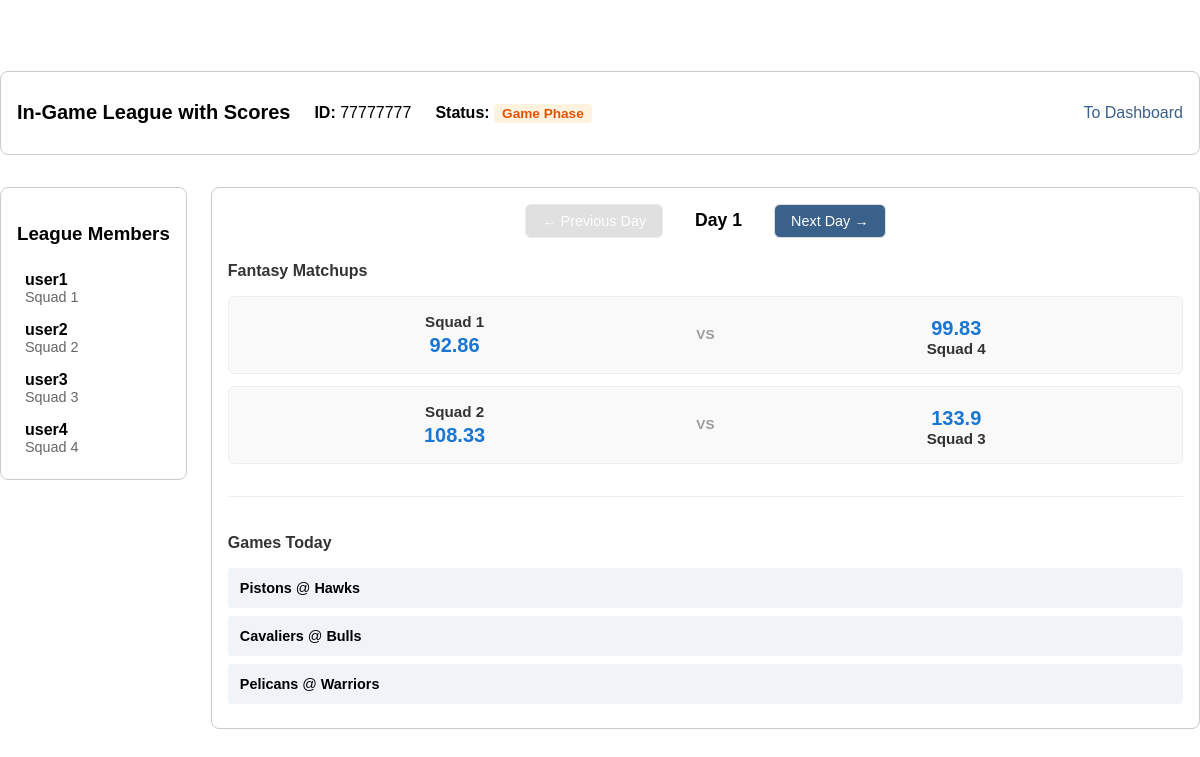
/league/77777777?day=1, run on the app's committed database.
### tables this page shows
CREATE TABLE PlayerLeague (
    LID INTEGER PRIMARY KEY,
    draftType TEXT,
    leagueName TEXT,
    ownerAccount INTEGER,
    status TEXT DEFAULT 'initial', current_day INTEGER DEFAULT 1, -- 'initial', 'draft', 'final'
    FOREIGN KEY (ownerAccount) REFERENCES PlayerAccount(accountID)
);

CREATE TABLE PlayerTeam (
    teamID INTEGER PRIMARY KEY,
    LID INTEGER,
    accountID INTEGER,
    teamName TEXT,
    FOREIGN KEY (LID) REFERENCES PlayerLeague(LID),
    FOREIGN KEY (accountID) REFERENCES PlayerAccount(accountID)
);

CREATE TABLE PlayerAccount (
    accountID INTEGER PRIMARY KEY,
    username TEXT UNIQUE,
    email TEXT UNIQUE,
    password TEXT
);

CREATE TABLE PlayerGame (
    LID INTEGER,
    matchupID INTEGER,
    day TEXT,
    teamID INTEGER,
    Score REAL,
    PRIMARY KEY (LID, matchupID, teamID),
    FOREIGN KEY (LID, matchupID) REFERENCES PlayerSchedule(LID, matchupID),
    FOREIGN KEY (teamID) REFERENCES PlayerTeam(teamID)
);

CREATE TABLE NBATeam (
    TID INTEGER PRIMARY KEY,
    city TEXT,
    teamname TEXT,
    conference TEXT
);

### app.py (the view, shortened to what this page needs)
@app.route("/league/<int:league_id>")
def league(league_id):
    conn = sqlite3.connect(DB_FILE)
    conn.row_factory = sqlite3.Row
    cursor = conn.cursor()
    cursor.execute(
        """SELECT LID as id, leagueName, status, ownerAccount, draftType, current_day
            FROM PlayerLeague
            WHERE LID = ?""",
        (league_id,)
        )
    league_data = cursor.fetchone()
    cursor.execute(
        """SELECT pt.teamID, pt.teamName as team_name, pa.username as name
            FROM PlayerTeam pt
            JOIN PlayerAccount pa on pt.accountID = pa.accountID
            WHERE pt.LID = ?""",
        (league_id,)
        )
    members = cursor.fetchall()
    current_turn_team_id = None
    if league_data and league_data['status'] == 'started':
        current_turn_team_id = get_current_draft_turn(cursor, league_id)
        if current_turn_team_id is None and league_data['status'] != 'final':
            conn.commit() # Status was updated to final inside get_current_draft_turn
    games = []
    nba_games = []
    current_day = None
    viewed_day = None
    max_day = None
    if league_data and league_data['status'] == 'game':
        current_day = league_data['current_day']
        viewed_day = request.args.get('day', current_day, type=int)
        cursor.execute(
            "SELECT MAX(week) FROM PlayerSchedule WHERE LID = ?",
            (league_id,)
        )
        result = cursor.fetchone()
        max_day = result[0] if result[0] else current_day
        viewed_day = max(1, min(viewed_day, max_day))
        cursor.execute(
            """SELECT ps.matchupID, ps.week, ps.T1, ps.T2,
                      pt1.teamName as team1_name, pt2.teamName as team2_name,
                      pg1.Score as team1_score, pg2.Score as team2_score
               FROM PlayerSchedule ps
               LEFT JOIN PlayerTeam pt1 ON ps.T1 = pt1.teamID
               LEFT JOIN PlayerTeam pt2 ON ps.T2 = pt2.teamID
               LEFT JOIN PlayerGame pg1 ON ps.LID = pg1.LID AND ps.matchupID = pg1.matchupID AND ps.T1 = pg1.teamID
               LEFT JOIN PlayerGame pg2 ON ps.LID = pg2.LID AND ps.matchupID = pg2.matchupID AND ps.T2 = pg2.teamID
               WHERE ps.LID = ? AND ps.week = ?
               ORDER BY ps.matchupID""",
            (league_id, viewed_day)
        )
        games = cursor.fetchall()
        cursor.execute("SELECT MIN(date) FROM NBASchedule")
        first_nba_date_result = cursor.fetchone()
        nba_games = []
        if first_nba_date_result and first_nba_date_result[0]:
            from datetime import datetime, timedelta
            date_str = first_nba_date_result[0].split()[0] if ' ' in first_nba_date_result[0] else first_nba_date_result[0]
            first_nba_date = datetime.strptime(date_str, '%Y-%m-%d')
            nba_date = first_nba_date + timedelta(days=viewed_day - 1)
            nba_date_str = nba_date.strftime('%Y-%m-%d')
            cursor.execute(
                """SELECT nt1.teamname as home_team, nt2.teamname as away_team
                   FROM NBASchedule ns
                   LEFT JOIN NBATeam nt1 ON ns.home = nt1.TID
                   LEFT JOIN NBATeam nt2 ON ns.away = nt2.TID
                   WHERE date(ns.date) = ?
                   ORDER BY ns.GID""",
                (nba_date_str,)
            )
            nba_games = cursor.fetchall()
    search = request.args.get('search', '')
    positions = request.args.getlist('position')
    query = "SELECT * FROM NBAPlayer WHERE playerName Like ?"
    search_parameter = '%' + search + '%'
    params = [search_parameter]
    query += "ORDER BY prevPlayerScore DESC"
    cursor.execute(query, params)
    player_list = cursor.fetchall()[:10]
    conn.close()
    if league_data is None:
        return redirect(url_for('dashboard'))
    return render_template("league.html", league=league_data, members=members,
                           player_list=player_list, current_turn=current_turn_team_id, games=games,
                           current_day=current_day, viewed_day=viewed_day, max_day=max_day, nba_games=nba_games)

### templates/league.html (shortened to what this page needs)
<!DOCTYPE html>
<html lang="en">
<head>
    <link rel="stylesheet" href="{{ url_for('static', filename='style.css') }}">
</head>
<body>
    <div class="league-container">
        <div class="league-header">
            <div class="league-info-group">
                <h1>{{ league.leagueName }}</h1>
                <p class="league-id"><strong>ID:</strong> {{ league.id }}</p>
                <div class="status">
                    <strong>Status:</strong>
                    {% if league.status == 'initial' %}
                        <span class="status-badge status-initial">Initial</span>
                    {% elif league.status == 'started' %}
                        <span class="status-badge status-draft">In Draft</span>
                    {% else %}
                        <span class="status-badge status-game">Game Phase</span>
                    {% endif %}
                </div>
            </div>
            <div class="header-things">
                <a href="{{ url_for('dashboard') }}" class="dashboard-link">To Dashboard</a>
            </div>
        </div>
        <div class="league-main-content">
            <div class="members-bar">
                <h3>League Members</h3>
                <div class="member-list">
                    {% for member in members %}
                        <div class="member-item {% if current_turn and member.teamID == current_turn %}current-turn{% endif %}">
                            <span><strong>{{ member.name }}</strong></span>
                            <span class="member-team">{{ member.team_name }}</span>
                        </div>
                    {% endfor %}
                </div>
            </div>
            {% if league.status == 'game' %}
                <div class="games-section">
                    <div class="games-header">
                        <div class="day-navigation">
                            {% if viewed_day > 1 %}
                                <a href="{{ url_for('league', league_id=league.id, day=viewed_day-1) }}" class="nav-btn prev-btn">← Previous Day</a>
                            {% else %}
                                <button class="nav-btn prev-btn" disabled>← Previous Day</button>
                            {% endif %}
                            <h3>Day {{ viewed_day }}</h3>
                            {% if viewed_day < max_day %}
                                <a href="{{ url_for('league', league_id=league.id, day=viewed_day+1) }}" class="nav-btn next-btn">Next Day →</a>
                            {% else %}
                                <button class="nav-btn next-btn" disabled>Next Day →</button>
                            {% endif %}
                        </div>
                    </div>
                    {% if games %}
                        <div class="games-list">
                            <h4 style="margin-bottom: 1rem; color: #333;">Fantasy Matchups</h4>
                            {% for game in games %}
                                <div class="game-matchup">
                                    <div class="team1">
                                        <span class="team-name">{{ game.team1_name }}</span>
                                        <span class="team-score">{{ game.team1_score or '-' }}</span>
                                    </div>
                                    <div class="vs">VS</div>
                                    <div class="team2">
                                        <span class="team-score">{{ game.team2_score or '-' }}</span>
                                        <span class="team-name">{{ game.team2_name }}</span>
                                    </div>
                                </div>
                            {% endfor %}
                        </div>
                    {% else %}
                        <p style="text-align: center; color: #999; padding: 2rem;">No games scheduled for this day.</p>
                    {% endif %}
                    {% if nba_games %}
                        <div style="margin-top: 2rem; padding-top: 1rem; border-top: 1px solid #eee;">
                            <h4 style="margin-bottom: 1rem; color: #333;">Games Today</h4>
                            <div class="nba-games-list">
                                {% for nba_game in nba_games %}
                                    <div style="background: #f0f4f8; padding: 0.75rem; border-radius: 4px; margin-bottom: 0.5rem; font-size: 0.9rem;">
                                        <strong>{{ nba_game.away_team }}</strong> @ <strong>{{ nba_game.home_team }}</strong>
                                    </div>
                                {% endfor %}
                            </div>
                        </div>
                    {% endif %}
                </div>
            {% endif %}
        </div>
    </div>
</body>
</html>

### static/style.css (style rules this page uses)
body { font-family: sans-serif; display: flex; align-items: center; justify-content: center; min-height: 100vh; margin: 0; }
button:disabled { background-color: #ccc; cursor: not-allowed; }
button { width: 100%; padding: 0.5rem; color: white; border: none; border-radius: 8px; }
.league-container { padding-top: 2rem; padding-bottom: 2rem; width: 100%; max-width: 1200px; margin: 0 auto; }
.league-header { display: flex; justify-content: space-between; align-items: center; background: white; padding: 1rem; border-radius: 8px; margin-bottom: 2rem; border: 1px solid #ccc; }
.league-header h1 { margin: 0; font-size: 1.25rem; }
.league-info-group { display: flex; gap: 1.5rem; align-items: center; }
.league-main-content { display: flex; gap: 1.5rem; align-items: flex-start; }
.members-bar, .player-search-section { background: white; padding: 1rem; border-radius: 8px; border: 1px solid #ccc; }
.status-badge { padding: 2px 8px; border-radius: 4px; font-size: 0.85rem; font-weight: bold; }
.status-game { background-color: #fff3e0; color: #e65100; }
.dashboard-link { color: #3a618a; text-decoration: none; margin-left: 1rem; }
.member-list { margin-top: 1rem; }
.member-item { padding: 0.5rem; display: flex; flex-direction: column; }
.member-team { color: #666; font-size: 0.9rem; }
.games-section { flex: 1; width: 100%; box-sizing: border-box; background: white; padding: 1rem; border-radius: 8px; border: 1px solid #ccc; }
.games-section h3 { margin-top: 0; }
.game-matchup { display: flex; align-items: center; justify-content: space-between; background: #f9f9f9; padding: 1rem; border-radius: 6px; margin-bottom: 0.75rem; border: 1px solid #eee; }
.team1, .team2 { display: flex; flex-direction: column; align-items: center; flex: 1; }
.team1 { text-align: right; padding-right: 1rem; }
.team2 { text-align: left; padding-left: 1rem; }
.team-name { font-weight: bold; font-size: 0.95rem; color: #333; }
.team-score { font-size: 1.25rem; font-weight: bold; color: #1976d2; margin-top: 0.25rem; }
.vs { margin: 0 1rem; color: #999; font-weight: bold; font-size: 0.85rem; }
.games-header { display: flex; justify-content: space-between; align-items: center; margin-bottom: 1.5rem; flex-wrap: wrap; gap: 1rem; }
.day-navigation { display: flex; gap: 1rem; align-items: center; justify-content: center; flex: 1; min-width: 300px; }
.day-navigation h3 { margin: 0; padding: 0 1rem; font-size: 1.1rem; white-space: nowrap; }
.nav-btn { padding: 0.5rem 1rem; border-radius: 6px; border: 1px solid #ddd; background-color: #3a618a; color: white; text-decoration: none; cursor: pointer; font-size: 0.9rem; font-weight: 500; transition: background-color 0.2s, opacity 0.2s; display: inline-block; width: auto; }
.nav-btn:disabled { background-color: #ccc; cursor: not-allowed; opacity: 0.6; width: auto; }

### data on the page
PlayerLeague: leagueName "In-Game League with Scores", id "77777777"
PlayerTeam: name "user1", team_name "Squad 1"
PlayerTeam: name "user2", team_name "Squad 2"
PlayerTeam: name "user3", team_name "Squad 3"
PlayerTeam: name "user4", team_name "Squad 4"
PlayerGame: team1_name "Squad 1", Score "92.86", Score "99.83", team2_name "Squad 4"
PlayerGame: team1_name "Squad 2", Score "108.33", Score "133.9", team2_name "Squad 3"
NBATeam: away_team "Pistons", home_team "Hawks"
NBATeam: away_team "Cavaliers", home_team "Bulls"
NBATeam: away_team "Pelicans", home_team "Warriors"

### other printed values
{{ viewed_day }} "1"
